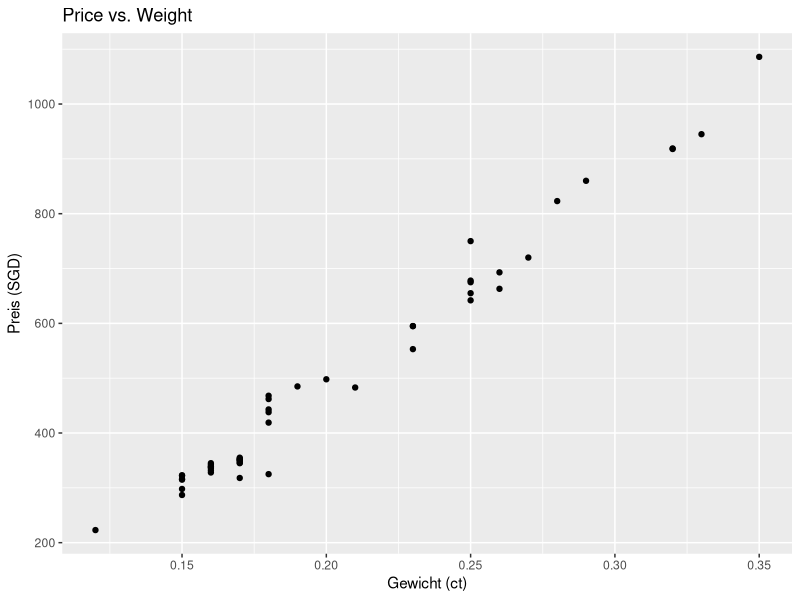
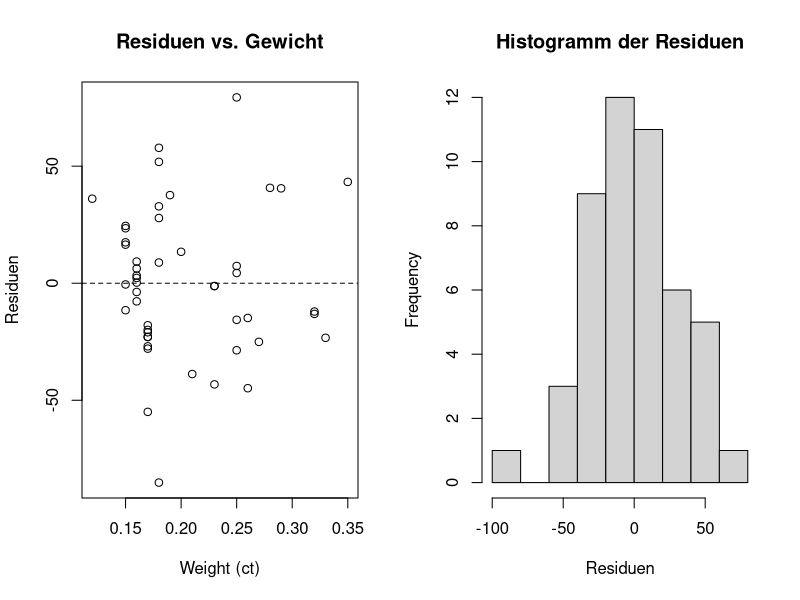
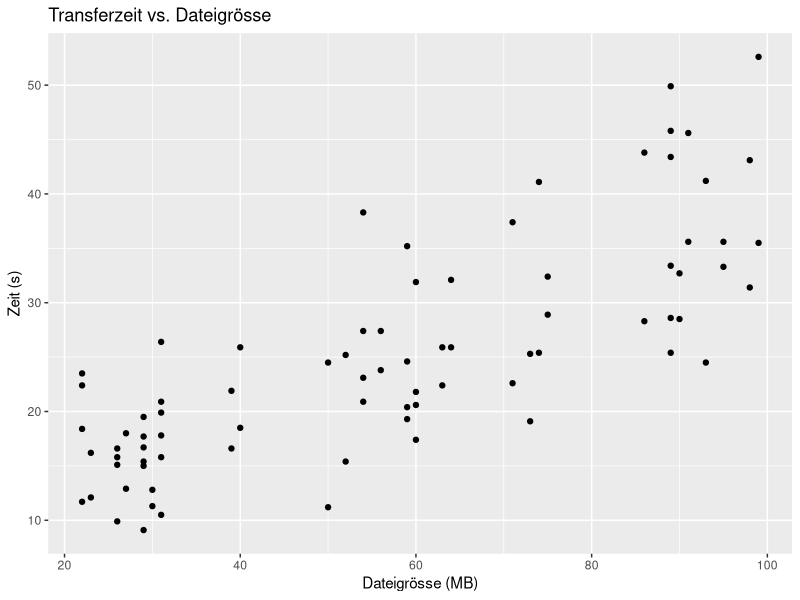
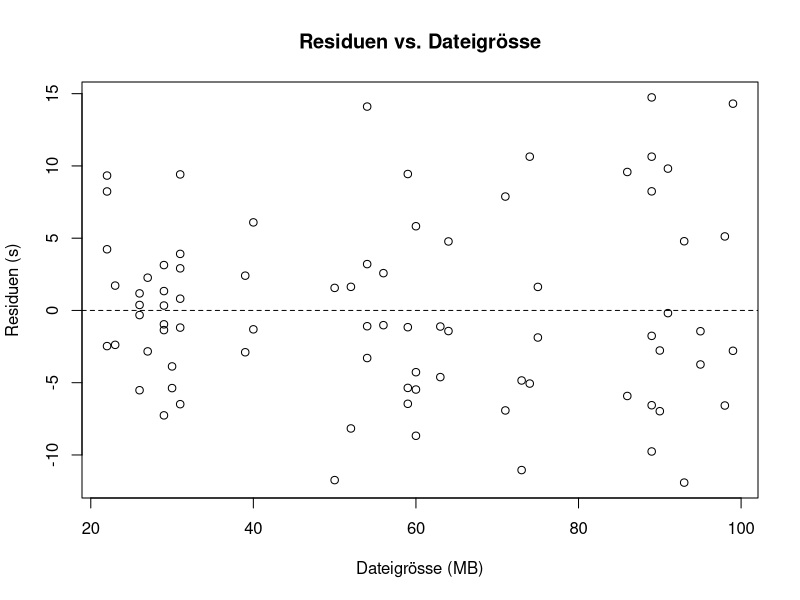
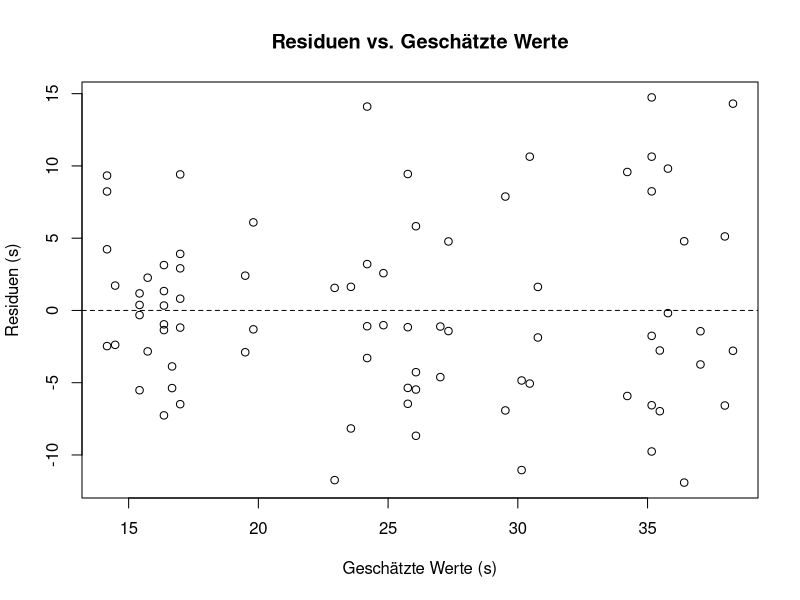
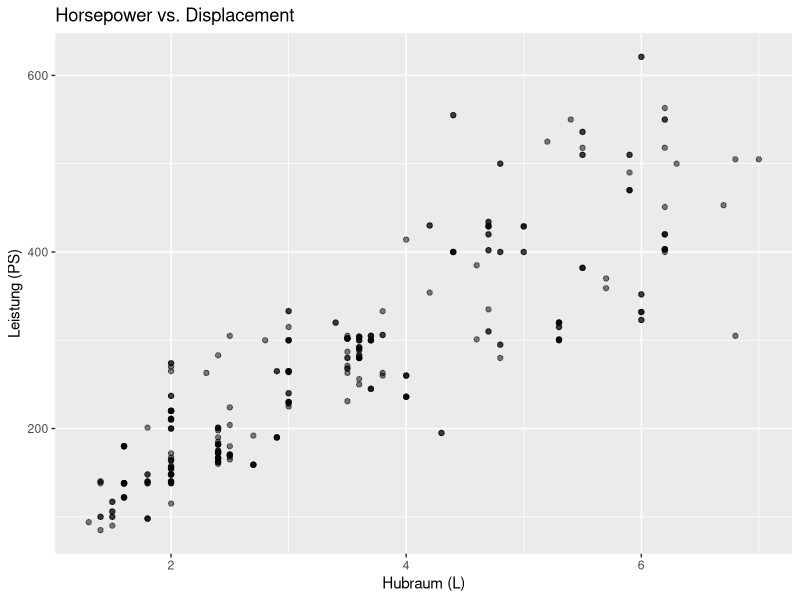

These figures' R source, in order:
# WDDA FS 2025: Lösungen für Aufgabenserie 5
# Dieses Skript enthält die R-Code-Lösungen für die Aufgabenserie 5

# Benötigte Pakete laden
library(readxl)
library(dplyr)
library(ggplot2)





# ============================================================================
# Aufgabe 1: Advertising–Datensatz (TV → Sales)
# ============================================================================
# Daten einlesen
adv <- read_excel("data/WDDA_05.xlsx", sheet = "Advertising")
head(adv)

# RSS für jede Gerade berechnen
tv    <- adv$TV
sales <- adv$sales

kandidaten <- list(
  a = c(intercept = 7.1, slope = 0.049),
  b = c(intercept = 6.8, slope = 0.048),
  c = c(intercept = 7.0, slope = 0.045),
  d = c(intercept = 7.3, slope = 0.041)
)

rss <- sapply(kandidaten, function(par) {
  pred  <- par["intercept"] + par["slope"] * tv
  sum((sales - pred)^2)
})
print(rss)

# Beste Gerade: (b) mit Intercept = 6.8, Steigung = 0.048





# ============================================================================
# Aufgabe 2: Diamond Rings (Price ~ Weight)
# ============================================================================
# Daten einlesen
diamonds <- read_excel("data/WDDA_05.xlsx", sheet = "Diamonds Rings") %>%
  rename(weight = `Weight (carats)`,
         price  = `Price (Singapore dollars)`)
head(diamonds)

# Streudiagramm
ggplot(diamonds, aes(x = weight, y = price)) +
  geom_point() +
  labs(title = "Price vs. Weight", x = "Gewicht (ct)", y = "Preis (SGD)")

# Lineares Modell schätzen
mod_dr <- lm(price ~ weight, data = diamonds)
summary(mod_dr)
# Intercept ≈ -259.63: theoretischer Preis bei 0 ct (nicht sinnvoll)
# Steigung ≈ 3721.02: Mehrpreis von SGD 3721.02 pro zusätzlichem Karat

# R², RSE, RSS, TSS berechnen
resid_dr <- resid(mod_dr)
rss_dr   <- sum(resid_dr^2)
tss_dr   <- sum((diamonds$price - mean(diamonds$price))^2)
rse_dr   <- sqrt(rss_dr / df.residual(mod_dr))
r2_dr    <- summary(mod_dr)$r.squared

cat("R^2 =", round(r2_dr, 4), "\n")
cat("RSE =", round(rse_dr, 2), "SGD\n")
cat("RSS =", round(rss_dr, 0), "SGD^2\n")
cat("TSS =", round(tss_dr, 0), "SGD^2\n")

# Preisunterschied für 0.25 → 0.35 ct
preisdiff <- coef(mod_dr)["weight"] * (0.35 - 0.25)
cat("Geschätzter Unterschied:", round(preisdiff, 1), "SGD\n")

# Modell in CHF umrechnen (1 SGD = 0.68 CHF)
b0_chf <- coef(mod_dr)["(Intercept)"] * 0.68
b1_chf <- coef(mod_dr)["weight"] * 0.68
cat("Preismodell (CHF): ŷ =", round(b0_chf,1), "+", round(b1_chf,1), "× weight\n")

# Schnäppchen-Check für 0.18 ct und SGD 325
pred_018 <- predict(mod_dr, newdata = data.frame(weight = 0.18))
ci <- predict(mod_dr, newdata = data.frame(weight = 0.18),
              interval = "prediction", level = 0.95)
cat("Prognose für 0.18 ct:", round(pred_018,1), "SGD\n")
cat("95% Prognose-Intervall: [", round(ci[,"lwr"],1), ",", round(ci[,"upr"],1), "] SGD\n")

# Residuen analysieren
resid_dr <- resid(mod_dr)
mean_resid <- mean(resid_dr)
sd_resid   <- sd(resid_dr)

# Residuen-Plots
par(mfrow = c(1,2))
plot(diamonds$weight, resid_dr,
     main = "Residuen vs. Gewicht", xlab = "Weight (ct)", ylab = "Residuen")
abline(h = 0, lty = 2)
hist(resid_dr, main = "Histogramm der Residuen",
     xlab = "Residuen")

par(mfrow = c(1,1))
cat("Residuen-Mittelwert:", round(mean_resid,2), "\n")
cat("Residuen-SD:", round(sd_resid,2), "SGD\n")





# ============================================================================
# Aufgabe 3: Netzwerk-Performance (Download)
# ============================================================================
# Daten einlesen
dl <- read_excel("data/WDDA_05.xlsx", sheet = "Download") %>%
  rename(time_sec = `Transfer Time (sec)`,
         size_mb  = `File Size (MB)`)
head(dl)

# Streudiagramm
ggplot(dl, aes(x = size_mb, y = time_sec)) +
  geom_point() +
  labs(title = "Transferzeit vs. Dateigrösse",
       x = "Dateigrösse (MB)", y = "Zeit (s)")

# Lineares Modell
mod_dl <- lm(time_sec ~ size_mb, data = dl)
summary(mod_dl)
# Intercept ≈ 7.27 s: Startlatenz im Netzwerk
# Steigung ≈ 0.3133 s/MB: zusätzliche Zeit pro MB

# Kennzahlen berechnen
resid_dl <- resid(mod_dl)
rss_dl   <- sum(resid_dl^2)
tss_dl   <- sum((dl$time_sec - mean(dl$time_sec))^2)
rse_dl   <- sqrt(rss_dl / df.residual(mod_dl))
r2_dl    <- summary(mod_dl)$r.squared

cat("R^2 =", round(r2_dl,4), "\n")
cat("RSE =", round(rse_dl,2), "s\n")
cat("RSS =", round(rss_dl,0), "s²\n")
cat("TSS =", round(tss_dl,0), "s²\n")

# Zeitdifferenz 50 → 60 MB
time_diff <- coef(mod_dl)["size_mb"] * 10
cat("Geschätzter Unterschied:", round(time_diff,2), "s\n")

# Modell in Minuten & Kilobyte
# Zeit in Minuten: time_min = 7.2747/60 + 0.3133/60 × size_MB = 0.1212 + 0.005222 × size_MB
# In Kilobyte: time_min = 0.1212 + 5.22×10^-6 × size_KB

# Residuen vs. Grösse
plot(dl$size_mb, resid_dl,
     main = "Residuen vs. Dateigrösse",
     xlab = "Dateigrösse (MB)", ylab = "Residuen (s)")
abline(h = 0, lty = 2)

# Residuen vs. geschätzte Werte
plot(fitted(mod_dl), resid_dl,
     main = "Residuen vs. Geschätzte Werte",
     xlab = "Geschätzte Werte (s)", ylab = "Residuen (s)")
abline(h = 0, lty = 2)

# Datenmenge in 15 Sekunden
pred_size_15 <- (15 - coef(mod_dl)["(Intercept)"]) / coef(mod_dl)["size_mb"]
cat("In 15 s übertragbar:", round(pred_size_15,2), "MB\n")





# ============================================================================
# Aufgabe 4: Cars – Displacement vs. Horsepower
# ============================================================================
# Daten einlesen
cars <- read_excel("data/WDDA_05.xlsx", sheet = "Cars") %>%
  rename(displacement = `Displacement (liters)`,
         horsepower   = Horsepower)
head(cars)

# Streudiagramm
ggplot(cars, aes(x = displacement, y = horsepower)) +
  geom_point(alpha = 0.5) +
  labs(title = "Horsepower vs. Displacement",
       x = "Hubraum (L)", y = "Leistung (PS)")

# Lineares Modell
mod_cars <- lm(horsepower ~ displacement, data = cars)
summary(mod_cars)
# Intercept ≈ 34.19 PS: Grundleistung bei 0 L (nicht realistisch)
# Steigung ≈ 69.20 PS/L: zusätzliche Leistung pro Liter

# R² & RSE
resid_c <- resid(mod_cars)
rss_c   <- sum(resid_c^2)
tss_c   <- sum((cars$horsepower - mean(cars$horsepower))^2)
rse_c   <- sqrt(rss_c / df.residual(mod_cars))
r2_c    <- summary(mod_cars)$r.squared

cat("R^2 =", round(r2_c,4), "\n")
cat("RSE =", round(rse_c,2), "PS\n")

# Mehrleistung für +0.5 L
delta_hp <- coef(mod_cars)["displacement"] * 0.5
cat("Geschätzte Mehrleistung:", round(delta_hp,1), "PS\n")

# Residuum für 3 L/333 PS
pred_3L <- predict(mod_cars, newdata = data.frame(displacement = 3))
resid_3L <- 333 - pred_3L
cat("Residual (333 PS bei 3 L):", round(resid_3L,2), "PS\n")

# Konfidenzintervall für mittlere Leistung bei 3 L
cars3 <- filter(cars, displacement == 3)
t.test(cars3$horsepower)$conf.int

# Wiederholung für 2 L und 6.2 L
for(d in c(2, 6.2)) {
  subset <- filter(cars, displacement == d)
  ci     <- t.test(subset$horsepower)$conf.int
  cat("\nDisplacement =", d, "L:\n")
  cat("  95% CI:", round(ci[1],1), "–", round(ci[2],1), "PS\n")
  pred   <- predict(mod_cars, newdata = data.frame(displacement = d))
  cat("  Modell-Prediction:", round(pred,1), "PS\n")
}
